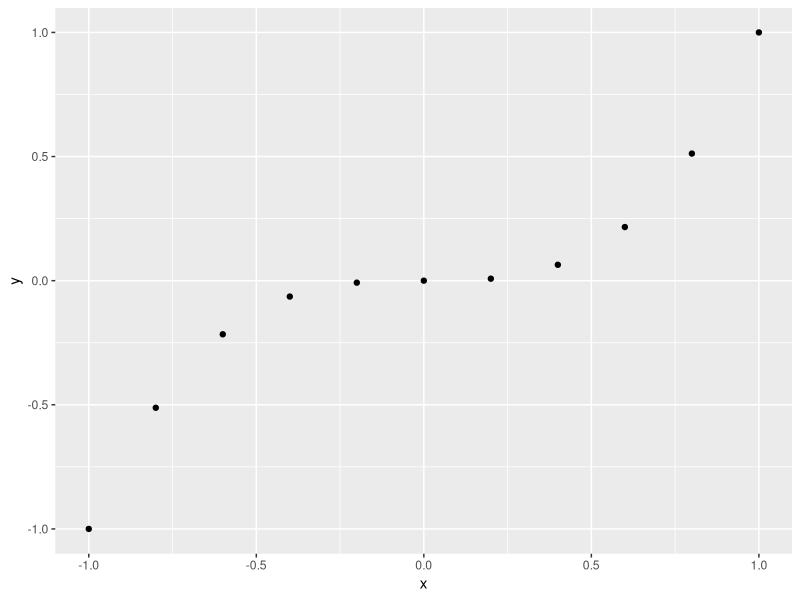
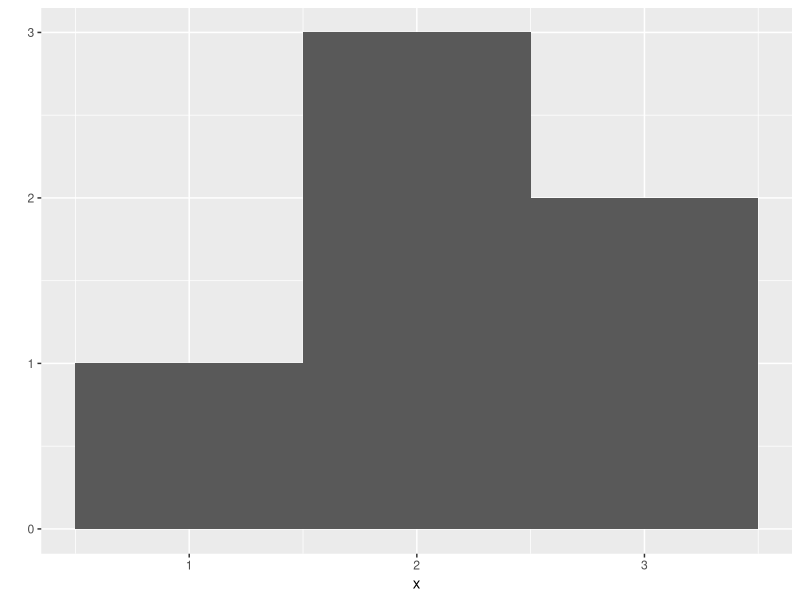
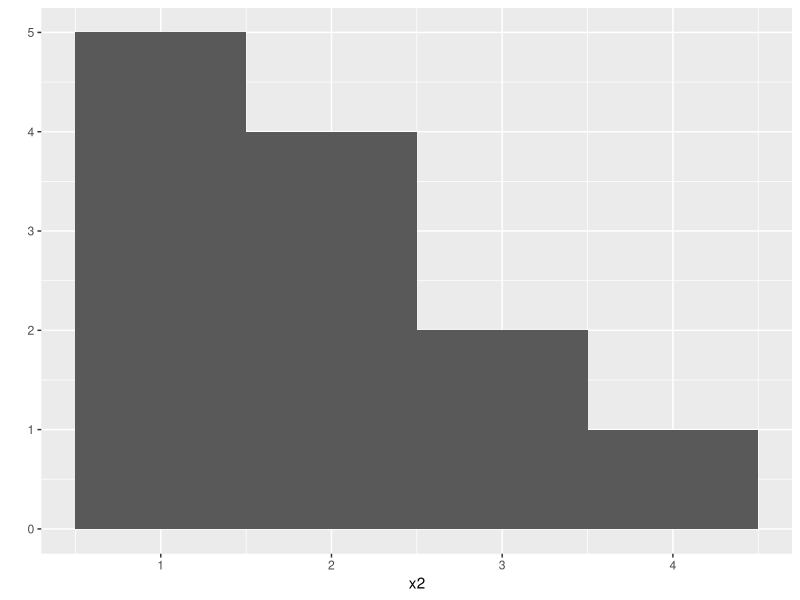
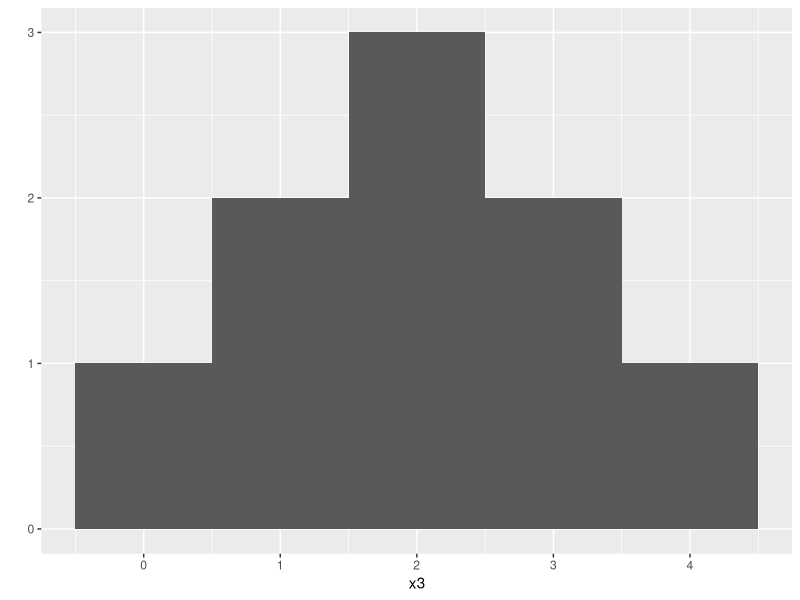
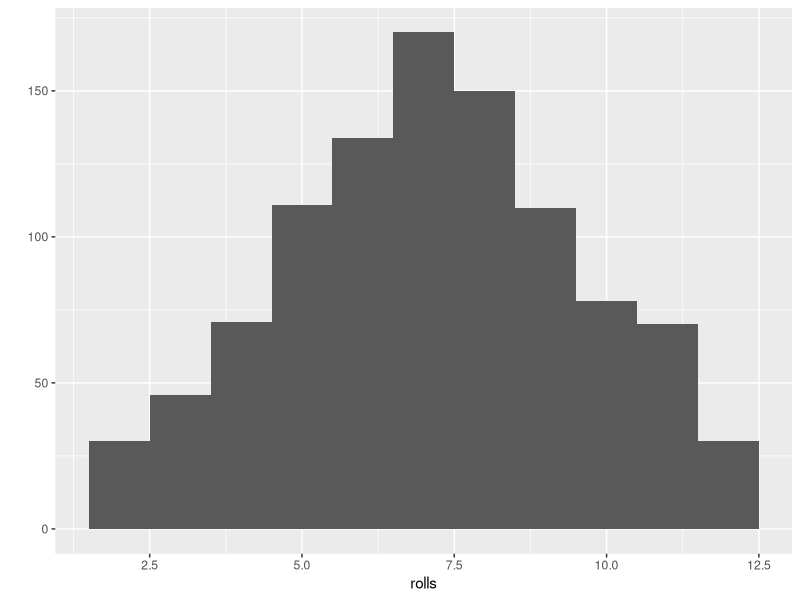
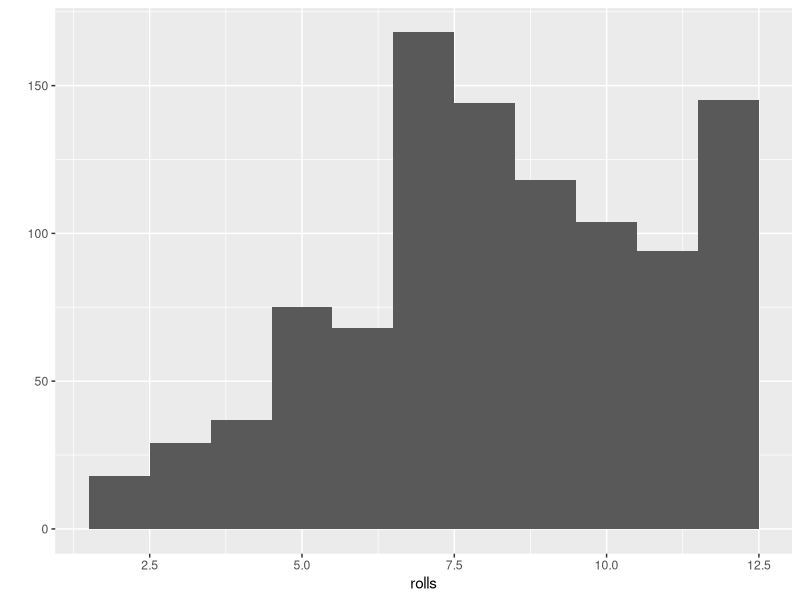

These figures' R source, in order:
# Chapter 1: Objects and functions

roll <- function(list=1:6, size=2) {
      sum(sample(x=list, size=size, replace=TRUE))
}

# Chapter 2: Packages and help pages

library(ggplot2)
x <- c(-1, -0.8, -0.6, -0.4, -0.2, 0, 0.2, 0.4, 0.6, 0.8, 1)
y <- x^3
qplot(x, y)

#histogram
x <- c(1, 2, 2, 2, 3, 3)
qplot(x, binwidth=1)
x2 <- c(1, 1, 1, 1, 1, 2, 2, 2, 2, 3, 3, 4)
qplot(x2, binwidth=1)
x3 <- c(0, 1, 1, 2, 2, 2, 3, 3, 4)
qplot(x3, binwidth=1)

rolls <- replicate(1000, roll())
qplot(rolls, binwidth=1)

roll <- function(list=1:6, size=2) {
      sum(sample(x=list, size=size, replace=TRUE, prob=c(1/8, 1/8, 1/8, 1/8, 1/8, 3/8)))
}
rolls <- replicate(1000, roll())
qplot(rolls, binwidth = 1)
